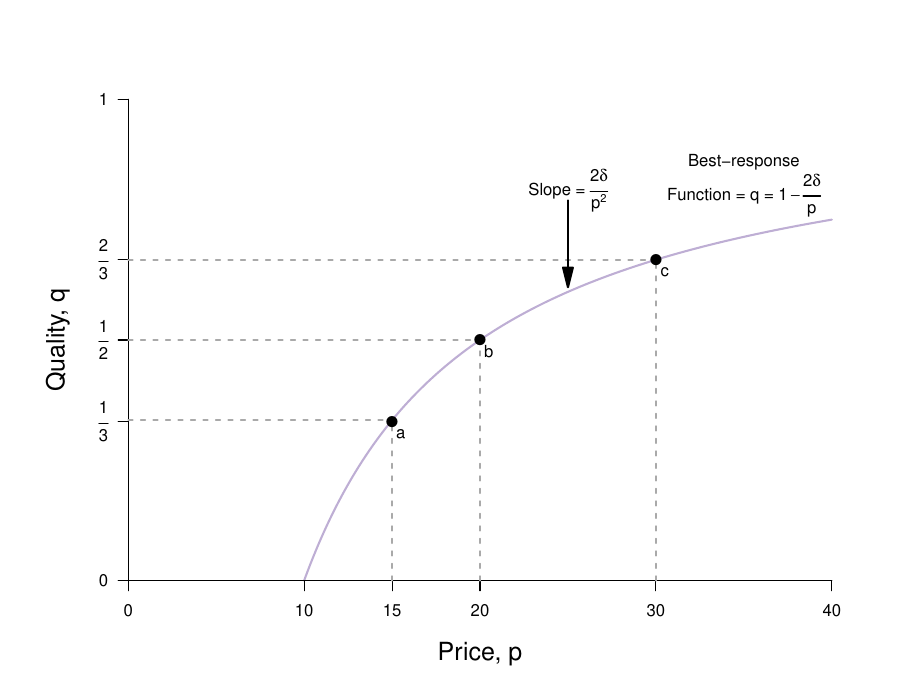

Recreate this plot in R.
require(ggplot2)
require(shape)
pdf(file = "information_power/agent_brf_prices.pdf", width = 9, height = 7)

#Set parameters for graphics
axislabelsize <- 1.5

brfFn <- function(p, delta = 5) {
  1 - (2 * delta) /p
}

solowCondition <- function(p, delta = 5){
  (p*(1/(8*delta)))
}

#COL <- c("#1B9E77", "#D95F02", "#7570B3", "#E7298A", "#66A61E", "#E6AB02", "#A6761D", "#666666")
COL <- c("#7fc97f", "#beaed4", "#fdc086", "#ffff99")
par(mar =  c(5, 5, 4, 2))
xlims <- c(0, 40)
ylims <- c(0, 1)


plot(0, 0, xlim = xlims, ylim = ylims, type = "n",
     xlab = "",
     ylab = "",
     xaxt = "n", yaxt = "n", cex.lab = axislabelsize, bty = "n")

mtext(expression(paste("Price, ", p)), side=1, line = 2.5, cex = axislabelsize)
text(-4, ylims[2] - 0.5*(ylims[2] - ylims[1]), expression(paste("Quality, ", q)), xpd = TRUE, cex = axislabelsize, srt = 90) 


npts <- 500 
npts2 <- 501
#Specify the sequences of points for graphing. 
xx1 <- seq(10, xlims[2], length.out = npts)
xx2 <- seq(xlims[1], xlims[2], length.out = npts)

#Draw the lines for the graphs
lines(xx1, brfFn(xx1), col = COL[2], lwd = graphlinewidth)


#lines(xx2, solowCondition(xx2, delta = 5), col = COL[3], lwd = 4)

#Customize ticks and labels for the plot
ticksy <- c(0, 0.33, 0.5, 2/3, 1)
ylabels <- c(0, expression(paste(frac(1,3))), expression(paste(frac(1,2))), expression(paste(frac(2,3))), 1)
ticksx <- c(0, 10, 15, 20, 30, 40)
xlabels <- c(0, 10, 15, 20, 30, 40)
axis(1, at = ticksx, pos = 0, labels = xlabels)
axis(2, at = ticksy, pos = 0, labels = ylabels, las = 1)

#Annotation of the three graphs and the NE

text(35, 0.87, expression(paste("Best-response")))
text(35, 0.8, expression(paste("Function = q = ", 1 - frac(2*underline("u"), p))))
#text(16, 0.52, expression(paste("Nash Equilibrium")))

#Lines for the coordinates of the Nash equilbrium
segments(20, 0, 20, 0.5, lty = 2, col = "darkgray", lwd = segmentlinewidth)
segments(0, 0.5, 20, 0.5, lty = 2, col = "darkgray", lwd = segmentlinewidth)

segments(15, 0, 15, 1/3, lty = 2, col = "darkgray", lwd = segmentlinewidth)
segments(0, 1/3, 15, 1/3, lty = 2, col = "darkgray", lwd = segmentlinewidth)

segments(30, 0, 30, 2/3, lty = 2, col = "darkgray", lwd = segmentlinewidth)
segments(0, 2/3, 30, 2/3, lty = 2, col = "darkgray", lwd = segmentlinewidth)


#BRF Slope annotation
text(25, 0.81, expression(paste("Slope = ", frac(2*underline("u"), p^2))))
Arrows(25, 0.79, 25, 0.63, col = "black", lty = 1, lwd = 2, arr.type = "triangle")

#Add a point for the NE
points(20, 0.5, pch = 16, col = "black", cex = 1.5)
text(20 + 0.5, 0.5 - 0.025, expression(paste(b)))

points(15, 0.33, pch = 16, col = "black", cex = 1.5)
text(15 + 0.5, 0.33 - 0.025, expression(paste(a)))

points(30, 2/3, pch = 16, col = "black", cex = 1.5)
text(30 + 0.5, 2/3 - 0.025, expression(paste(c)))

#Add a ray and a point for d.  
# segments(0, 0, 20, 1, lty = 2, lwd = 3, col = "darkgray")
# points(10, 0.5, pch = 16, col = "black", cex = 1.2)
# text(9.6, 0.53, expression(paste("d")))

#Add a ray and a point for a. 
# segments(0, 0, 20, 0.25, lty = 2, lwd = 3, col = "darkgray")
# points(11.8, 0.15, pch = 16, col = "black", cex = 1.2)
# text(11.3, 0.17, expression(paste("c")))

dev.off()

